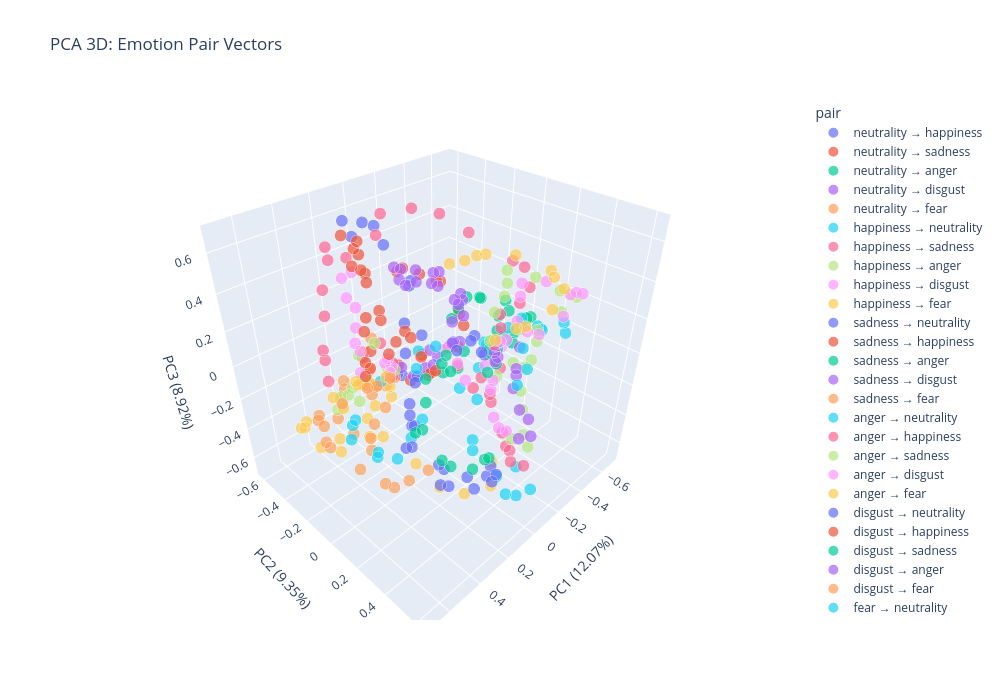

Notebook source saved alongside this figure:
### Code cell
# 3D PCA colored by emotion pair
fig = px.scatter_3d(
    df_vectors,
    x='pca1_3d',
    y='pca2_3d',
    z='pca3_3d',
    color='pair',
    size='mean_magnitude',
    hover_data=['layer', 'pair', 'mean_magnitude'],
    title='PCA 3D: Emotion Pair Vectors',
    labels={'pca1_3d': f'PC1 ({pca_3d.explained_variance_ratio_[0]:.2%})', 
            'pca2_3d': f'PC2 ({pca_3d.explained_variance_ratio_[1]:.2%})',
            'pca3_3d': f'PC3 ({pca_3d.explained_variance_ratio_[2]:.2%})'},
    height=700,
    width=1000
)
fig.show()
